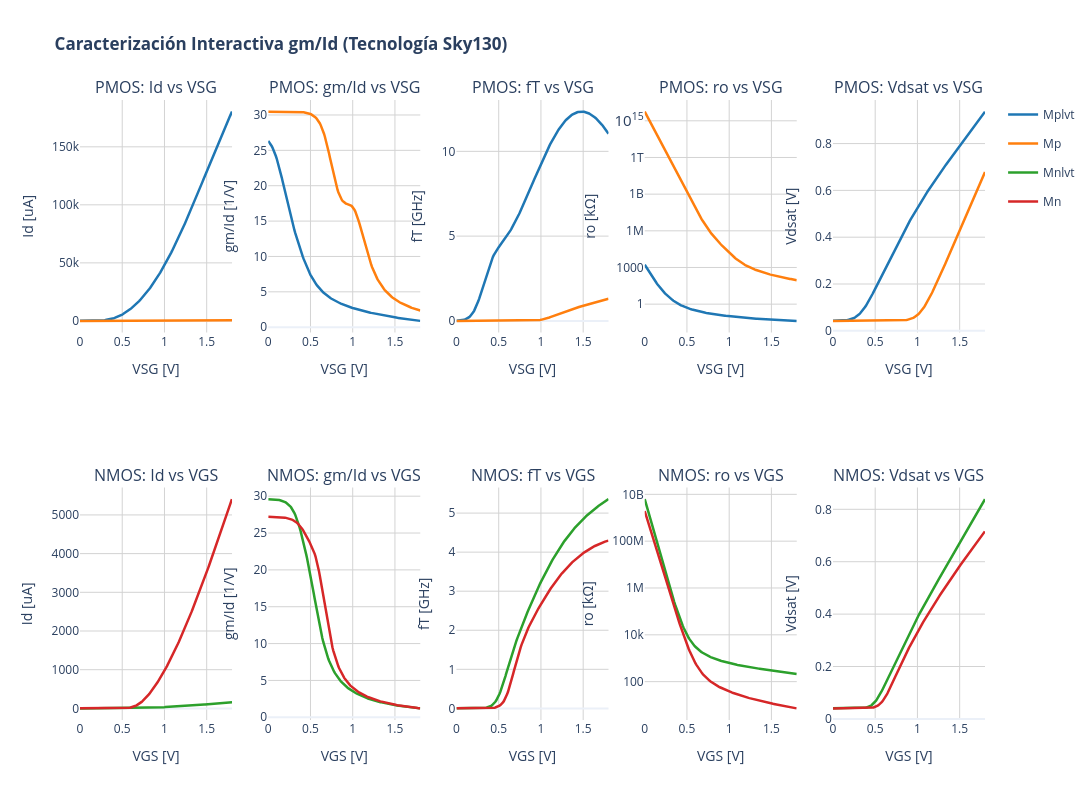

The cell this chart's notebook holds for it:
### Code cell
import os
import numpy as np
import plotly.graph_objects as go
from plotly.subplots import make_subplots
from PyLTSpice import RawRead

# ==============================================================================
# 1. CARGAR EL ARCHIVO RAW (.dc)
# ==============================================================================
raw_path = "/foss/designs/LDO-sky130/xschem/spice_raw_log/raw/"
# Leemos el archivo donde están los barridos (no el .op)
ruta_raw_dc = os.path.join(raw_path, "caracterizador.raw") 

print("Cargando vectores, por favor espera...")
raw_data = RawRead(ruta_raw_dc)

# ==============================================================================
# 2. DEFINIR ESTRUCTURA DE TRANSISTORES (Compatible con PyLTSpice)
# ==============================================================================
transistores = {
    'Mplvt': {
        'tipo': 'PMOS', 'mult': 1,
        'vgs': 'v(@m.xmplvt.msky130_fd_pr__pfet_01v8_lvt[vgs])',
        'id': 'i(@m.xmplvt.msky130_fd_pr__pfet_01v8_lvt[id])',
        'gm': '@m.xmplvt.msky130_fd_pr__pfet_01v8_lvt[gm]',
        'gds': '@m.xmplvt.msky130_fd_pr__pfet_01v8_lvt[gds]',
        'vdsat': 'v(@m.xmplvt.msky130_fd_pr__pfet_01v8_lvt[vdsat])',
        'cgg': '@m.xmplvt.msky130_fd_pr__pfet_01v8_lvt[cgg]'
    },
    'Mp': {
        'tipo': 'PMOS', 'mult': 1,
        'vgs': 'v(@m.xmp.msky130_fd_pr__pfet_01v8[vgs])',
        'id': 'i(@m.xmp.msky130_fd_pr__pfet_01v8[id])',
        'gm': '@m.xmp.msky130_fd_pr__pfet_01v8[gm]',
        'gds': '@m.xmp.msky130_fd_pr__pfet_01v8[gds]',
        'vdsat': 'v(@m.xmp.msky130_fd_pr__pfet_01v8[vdsat])',
        'cgg': '@m.xmp.msky130_fd_pr__pfet_01v8[cgg]'
    },
    'Mnlvt': {
        'tipo': 'NMOS', 'mult': 1,
        'vgs': 'v(@m.xmnlvt.msky130_fd_pr__nfet_01v8_lvt[vgs])',
        'id': 'i(@m.xmnlvt.msky130_fd_pr__nfet_01v8_lvt[id])',
        'gm': '@m.xmnlvt.msky130_fd_pr__nfet_01v8_lvt[gm]',
        'gds': '@m.xmnlvt.msky130_fd_pr__nfet_01v8_lvt[gds]',
        'vdsat': 'v(@m.xmnlvt.msky130_fd_pr__nfet_01v8_lvt[vdsat])',
        'cgg': '@m.xmnlvt.msky130_fd_pr__nfet_01v8_lvt[cgg]'
    },
    'Mn': {
        'tipo': 'NMOS', 'mult': 1,
        'vgs': 'v(@m.xmn.msky130_fd_pr__nfet_01v8[vgs])',
        'id': 'i(@m.xmn.msky130_fd_pr__nfet_01v8[id])',
        'gm': '@m.xmn.msky130_fd_pr__nfet_01v8[gm]',
        'gds': '@m.xmn.msky130_fd_pr__nfet_01v8[gds]',
        'vdsat': 'v(@m.xmn.msky130_fd_pr__nfet_01v8[vdsat])',
        'cgg': '@m.xmn.msky130_fd_pr__nfet_01v8[cgg]'
    }
}

# ==============================================================================
# 3. CONSTRUCCIÓN DE LA INTERFAZ PLOTLY
# ==============================================================================
fig = make_subplots(
    rows=2, cols=5,
    subplot_titles=(
        "PMOS: Id vs VSG", "PMOS: gm/Id vs VSG", "PMOS: fT vs VSG", "PMOS: ro vs VSG", "PMOS: Vdsat vs VSG",
        "NMOS: Id vs VGS", "NMOS: gm/Id vs VGS", "NMOS: fT vs VGS", "NMOS: ro vs VGS", "NMOS: Vdsat vs VGS"
    )
)

colores = {'Mplvt': '#1f77b4', 'Mp': '#ff7f0e', 'Mnlvt': '#2ca02c', 'Mn': '#d62728'}

for nombre, info in transistores.items():
    m_factor = info['mult']
    
    try:
        # Extraemos la onda completa de voltaje primero
        vgs_full = np.real(np.abs(raw_data.get_trace(info['vgs']).get_wave()))
        
        # Filtro inteligente (Slice automático): 
        # Toma solo los índices de los voltajes únicos y ordenados
        _, s = np.unique(vgs_full, return_index=True)
        
        # Aplicamos este filtro a todos los vectores para aislar la curva perfecta
        vgs = vgs_full[s]
        id_tot = np.real(np.abs(raw_data.get_trace(info['id']).get_wave()))[s] * m_factor * 1e6  # uA
        gm = np.real(np.abs(raw_data.get_trace(info['gm']).get_wave()))[s]
        gds = np.real(np.abs(raw_data.get_trace(info['gds']).get_wave()))[s]
        vdsat = np.real(raw_data.get_trace(info['vdsat']).get_wave())[s]
        cgg_u = np.real(np.abs(raw_data.get_trace(info['cgg']).get_wave()))[s]
        
        # Cálculos de diseño (con np.where para evitar divisiones por cero)
        gm_id = np.where(id_tot > 0, gm / (id_tot / (m_factor * 1e6)), np.nan)
        ft = np.where(cgg_u > 0, gm / (2 * np.pi * cgg_u) / 1e9, np.nan) # GHz
        ro = np.where(gds > 0, (1.0 / gds) / 1e3, np.nan)                # kOhm
        
        row = 1 if info['tipo'] == 'PMOS' else 2
        c = colores[nombre]
        
        # Graficamos 
        fig.add_trace(go.Scatter(x=vgs, y=id_tot, mode='lines', name=nombre, line=dict(color=c, width=2.5), legendgroup=nombre), row=row, col=1)
        fig.add_trace(go.Scatter(x=vgs, y=gm_id, mode='lines', name=nombre, line=dict(color=c, width=2.5), legendgroup=nombre, showlegend=False), row=row, col=2)
        fig.add_trace(go.Scatter(x=vgs, y=ft, mode='lines', name=nombre, line=dict(color=c, width=2.5), legendgroup=nombre, showlegend=False), row=row, col=3)
        fig.add_trace(go.Scatter(x=vgs, y=ro, mode='lines', name=nombre, line=dict(color=c, width=2.5), legendgroup=nombre, showlegend=False), row=row, col=4)
        fig.add_trace(go.Scatter(x=vgs, y=vdsat, mode='lines', name=nombre, line=dict(color=c, width=2.5), legendgroup=nombre, showlegend=False), row=row, col=5)
        
    except Exception as e:
        print(f"⚠️ Error procesando {nombre}: {e}")

# ==============================================================================
# 4. ESTILIZACIÓN DE EJES Y TÍTULOS
# ==============================================================================
for col in range(1, 6):
    fig.update_xaxes(title_text="VSG [V]", gridcolor='lightgray', row=1, col=col)
    fig.update_xaxes(title_text="VGS [V]", gridcolor='lightgray', row=2, col=col)

fig.update_yaxes(title_text="Id [uA]", gridcolor='lightgray', row=1, col=1)
fig.update_yaxes(title_text="gm/Id [1/V]", gridcolor='lightgray', row=1, col=2)
fig.update_yaxes(title_text="fT [GHz]", gridcolor='lightgray', row=1, col=3)
fig.update_yaxes(title_text="ro [kΩ]", type="log", gridcolor='lightgray', row=1, col=4)
fig.update_yaxes(title_text="Vdsat [V]", gridcolor='lightgray', row=1, col=5)

fig.update_yaxes(title_text="Id [uA]", gridcolor='lightgray', row=2, col=1)
fig.update_yaxes(title_text="gm/Id [1/V]", gridcolor='lightgray', row=2, col=2)
fig.update_yaxes(title_text="fT [GHz]", gridcolor='lightgray', row=2, col=3)
fig.update_yaxes(title_text="ro [kΩ]", type="log", gridcolor='lightgray', row=2, col=4)
fig.update_yaxes(title_text="Vdsat [V]", gridcolor='lightgray', row=2, col=5)

fig.update_layout(
    height=800, 
    width=1600, # Ensanchado para que las gráficas no se aplasten
    title_text="<b>Caracterización Interactiva gm/Id (Tecnología Sky130)</b>", 
    template="plotly_white",
    hovermode="x unified", # Muestra una línea vertical que compara todo instantáneamente
    plot_bgcolor='rgba(0,0,0,0)'
)

fig.show()

### Figure 1 — Plotly figure (JSON) as saved in the notebook; plotly's stock layout.template omitted (floating-point values rounded to 4 significant figures; data arrays with more than 128 entries replaced by an {"elided": "..."} marker saying what was removed)
{"data": [{"legendgroup": "Mplvt", "line": {"color": "#1f77b4", "width": 2.5}, "mode": "lines", "name": "Mplvt", "type": "scatter", "x": {"elided": "181 float values"}, "xaxis": "x", "y": {"elided": "181 float values"}, "yaxis": "y"}, {"legendgroup": "Mplvt", "line": {"color": "#1f77b4", "width": 2.5}, "mode": "lines", "name": "Mplvt", "showlegend": false, "type": "scatter", "x": {"elided": "181 float values"}, "xaxis": "x2", "y": {"elided": "181 float values"}, "yaxis": "y2"}, {"legendgroup": "Mplvt", "line": {"color": "#1f77b4", "width": 2.5}, "mode": "lines", "name": "Mplvt", "showlegend": false, "type": "scatter", "x": {"elided": "181 float values"}, "xaxis": "x3", "y": {"elided": "181 float values"}, "yaxis": "y3"}, {"legendgroup": "Mplvt", "line": {"color": "#1f77b4", "width": 2.5}, "mode": "lines", "name": "Mplvt", "showlegend": false, "type": "scatter", "x": {"elided": "181 float values"}, "xaxis": "x4", "y": {"elided": "181 float values"}, "yaxis": "y4"}, {"legendgroup": "Mplvt", "line": {"color": "#1f77b4", "width": 2.5}, "mode": "lines", "name": "Mplvt", "showlegend": false, "type": "scatter", "x": {"elided": "181 float values"}, "xaxis": "x5", "y": {"elided": "181 float values"}, "yaxis": "y5"}, {"legendgroup": "Mp", "line": {"color": "#ff7f0e", "width": 2.5}, "mode": "lines", "name": "Mp", "type": "scatter", "x": {"elided": "181 float values"}, "xaxis": "x", "y": {"elided": "181 float values"}, "yaxis": "y"}, {"legendgroup": "Mp", "line": {"color": "#ff7f0e", "width": 2.5}, "mode": "lines", "name": "Mp", "showlegend": false, "type": "scatter", "x": {"elided": "181 float values"}, "xaxis": "x2", "y": {"elided": "181 float values"}, "yaxis": "y2"}, {"legendgroup": "Mp", "line": {"color": "#ff7f0e", "width": 2.5}, "mode": "lines", "name": "Mp", "showlegend": false, "type": "scatter", "x": {"elided": "181 float values"}, "xaxis": "x3", "y": {"elided": "181 float values"}, "yaxis": "y3"}, {"legendgroup": "Mp", "line": {"color": "#ff7f0e", "width": 2.5}, "mode": "lines", "name": "Mp", "showlegend": false, "type": "scatter", "x": {"elided": "181 float values"}, "xaxis": "x4", "y": {"elided": "181 float values"}, "yaxis": "y4"}, {"legendgroup": "Mp", "line": {"color": "#ff7f0e", "width": 2.5}, "mode": "lines", "name": "Mp", "showlegend": false, "type": "scatter", "x": {"elided": "181 float values"}, "xaxis": "x5", "y": {"elided": "181 float values"}, "yaxis": "y5"}, {"legendgroup": "Mnlvt", "line": {"color": "#2ca02c", "width": 2.5}, "mode": "lines", "name": "Mnlvt", "type": "scatter", "x": {"elided": "181 float values"}, "xaxis": "x6", "y": {"elided": "181 float values"}, "yaxis": "y6"}, {"legendgroup": "Mnlvt", "line": {"color": "#2ca02c", "width": 2.5}, "mode": "lines", "name": "Mnlvt", "showlegend": false, "type": "scatter", "x": {"elided": "181 float values"}, "xaxis": "x7", "y": {"elided": "181 float values"}, "yaxis": "y7"}, {"legendgroup": "Mnlvt", "line": {"color": "#2ca02c", "width": 2.5}, "mode": "lines", "name": "Mnlvt", "showlegend": false, "type": "scatter", "x": {"elided": "181 float values"}, "xaxis": "x8", "y": {"elided": "181 float values"}, "yaxis": "y8"}, {"legendgroup": "Mnlvt", "line": {"color": "#2ca02c", "width": 2.5}, "mode": "lines", "name": "Mnlvt", "showlegend": false, "type": "scatter", "x": {"elided": "181 float values"}, "xaxis": "x9", "y": {"elided": "181 float values"}, "yaxis": "y9"}, {"legendgroup": "Mnlvt", "line": {"color": "#2ca02c", "width": 2.5}, "mode": "lines", "name": "Mnlvt", "showlegend": false, "type": "scatter", "x": {"elided": "181 float values"}, "xaxis": "x10", "y": {"elided": "181 float values"}, "yaxis": "y10"}, {"legendgroup": "Mn", "line": {"color": "#d62728", "width": 2.5}, "mode": "lines", "name": "Mn", "type": "scatter", "x": {"elided": "181 float values"}, "xaxis": "x6", "y": {"elided": "181 float values"}, "yaxis": "y6"}, {"legendgroup": "Mn", "line": {"color": "#d62728", "width": 2.5}, "mode": "lines", "name": "Mn", "showlegend": false, "type": "scatter", "x": {"elided": "181 float values"}, "xaxis": "x7", "y": {"elided": "181 float values"}, "yaxis": "y7"}, {"legendgroup": "Mn", "line": {"color": "#d62728", "width": 2.5}, "mode": "lines", "name": "Mn", "showlegend": false, "type": "scatter", "x": {"elided": "181 float values"}, "xaxis": "x8", "y": {"elided": "181 float values"}, "yaxis": "y8"}, {"legendgroup": "Mn", "line": {"color": "#d62728", "width": 2.5}, "mode": "lines", "name": "Mn", "showlegend": false, "type": "scatter", "x": {"elided": "181 float values"}, "xaxis": "x9", "y": {"elided": "181 float values"}, "yaxis": "y9"}, {"legendgroup": "Mn", "line": {"color": "#d62728", "width": 2.5}, "mode": "lines", "name": "Mn", "showlegend": false, "type": "scatter", "x": {"elided": "181 float values"}, "xaxis": "x10", "y": {"elided": "181 float values"}, "yaxis": "y10"}], "layout": {"annotations": [{"font": {"size": 16}, "showarrow": false, "text": "PMOS: Id vs VSG", "x": 0.084, "xanchor": "center", "xref": "paper", "y": 1, "yanchor": "bottom", "yref": "paper"}, {"font": {"size": 16}, "showarrow": false, "text": "PMOS: gm/Id vs VSG", "x": 0.292, "xanchor": "center", "xref": "paper", "y": 1, "yanchor": "bottom", "yref": "paper"}, {"font": {"size": 16}, "showarrow": false, "text": "PMOS: fT vs VSG", "x": 0.5, "xanchor": "center", "xref": "paper", "y": 1, "yanchor": "bottom", "yref": "paper"}, {"font": {"size": 16}, "showarrow": false, "text": "PMOS: ro vs VSG", "x": 0.708, "xanchor": "center", "xref": "paper", "y": 1, "yanchor": "bottom", "yref": "paper"}, {"font": {"size": 16}, "showarrow": false, "text": "PMOS: Vdsat vs VSG", "x": 0.916, "xanchor": "center", "xref": "paper", "y": 1, "yanchor": "bottom", "yref": "paper"}, {"font": {"size": 16}, "showarrow": false, "text": "NMOS: Id vs VGS", "x": 0.084, "xanchor": "center", "xref": "paper", "y": 0.375, "yanchor": "bottom", "yref": "paper"}, {"font": {"size": 16}, "showarrow": false, "text": "NMOS: gm/Id vs VGS", "x": 0.292, "xanchor": "center", "xref": "paper", "y": 0.375, "yanchor": "bottom", "yref": "paper"}, {"font": {"size": 16}, "showarrow": false, "text": "NMOS: fT vs VGS", "x": 0.5, "xanchor": "center", "xref": "paper", "y": 0.375, "yanchor": "bottom", "yref": "paper"}, {"font": {"size": 16}, "showarrow": false, "text": "NMOS: ro vs VGS", "x": 0.708, "xanchor": "center", "xref": "paper", "y": 0.375, "yanchor": "bottom", "yref": "paper"}, {"font": {"size": 16}, "showarrow": false, "text": "NMOS: Vdsat vs VGS", "x": 0.916, "xanchor": "center", "xref": "paper", "y": 0.375, "yanchor": "bottom", "yref": "paper"}], "height": 800, "hovermode": "x unified", "plot_bgcolor": "rgba(0,0,0,0)", "title": {"text": "<b>Caracterización Interactiva gm/Id (Tecnología Sky130)</b>"}, "width": 1600, "xaxis": {"anchor": "y", "domain": [0, 0.168], "gridcolor": "lightgray", "title": {"text": "VSG [V]"}}, "xaxis10": {"anchor": "y10", "domain": [0.832, 1], "gridcolor": "lightgray", "title": {"text": "VGS [V]"}}, "xaxis2": {"anchor": "y2", "domain": [0.208, 0.376], "gridcolor": "lightgray", "title": {"text": "VSG [V]"}}, "xaxis3": {"anchor": "y3", "domain": [0.416, 0.584], "gridcolor": "lightgray", "title": {"text": "VSG [V]"}}, "xaxis4": {"anchor": "y4", "domain": [0.624, 0.792], "gridcolor": "lightgray", "title": {"text": "VSG [V]"}}, "xaxis5": {"anchor": "y5", "domain": [0.832, 1], "gridcolor": "lightgray", "title": {"text": "VSG [V]"}}, "xaxis6": {"anchor": "y6", "domain": [0, 0.168], "gridcolor": "lightgray", "title": {"text": "VGS [V]"}}, "xaxis7": {"anchor": "y7", "domain": [0.208, 0.376], "gridcolor": "lightgray", "title": {"text": "VGS [V]"}}, "xaxis8": {"anchor": "y8", "domain": [0.416, 0.584], "gridcolor": "lightgray", "title": {"text": "VGS [V]"}}, "xaxis9": {"anchor": "y9", "domain": [0.624, 0.792], "gridcolor": "lightgray", "title": {"text": "VGS [V]"}}, "yaxis": {"anchor": "x", "domain": [0.625, 1], "gridcolor": "lightgray", "title": {"text": "Id [uA]"}}, "yaxis10": {"anchor": "x10", "domain": [0, 0.375], "gridcolor": "lightgray", "title": {"text": "Vdsat [V]"}}, "yaxis2": {"anchor": "x2", "domain": [0.625, 1], "gridcolor": "lightgray", "title": {"text": "gm/Id [1/V]"}}, "yaxis3": {"anchor": "x3", "domain": [0.625, 1], "gridcolor": "lightgray", "title": {"text": "fT [GHz]"}}, "yaxis4": {"anchor": "x4", "domain": [0.625, 1], "gridcolor": "lightgray", "title": {"text": "ro [kΩ]"}, "type": "log"}, "yaxis5": {"anchor": "x5", "domain": [0.625, 1], "gridcolor": "lightgray", "title": {"text": "Vdsat [V]"}}, "yaxis6": {"anchor": "x6", "domain": [0, 0.375], "gridcolor": "lightgray", "title": {"text": "Id [uA]"}}, "yaxis7": {"anchor": "x7", "domain": [0, 0.375], "gridcolor": "lightgray", "title": {"text": "gm/Id [1/V]"}}, "yaxis8": {"anchor": "x8", "domain": [0, 0.375], "gridcolor": "lightgray", "title": {"text": "fT [GHz]"}}, "yaxis9": {"anchor": "x9", "domain": [0, 0.375], "gridcolor": "lightgray", "title": {"text": "ro [kΩ]"}, "type": "log"}}}
